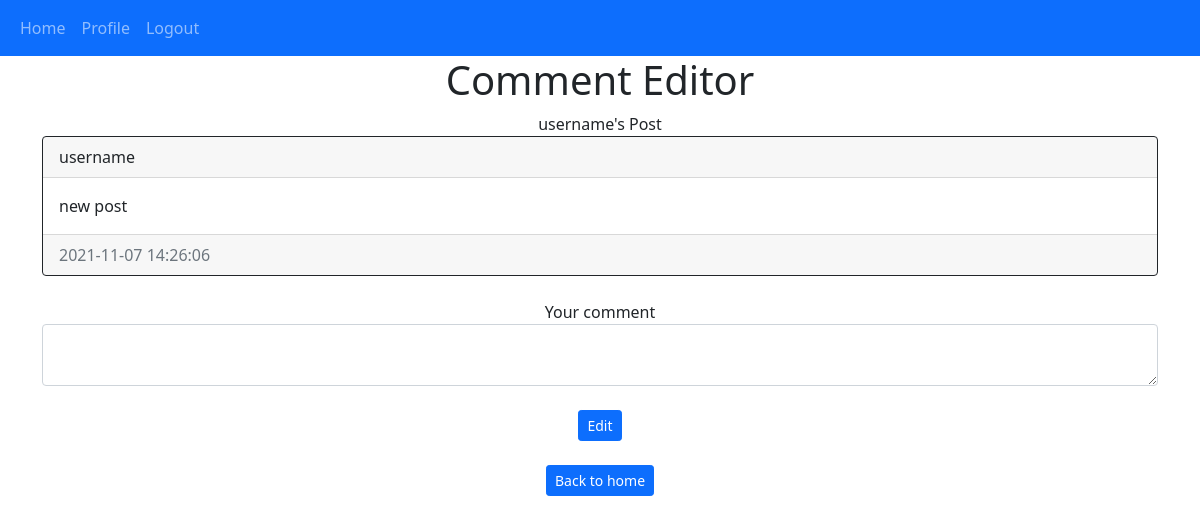
Page /edit-comment/3/1 (signed in) on the earlier database version.
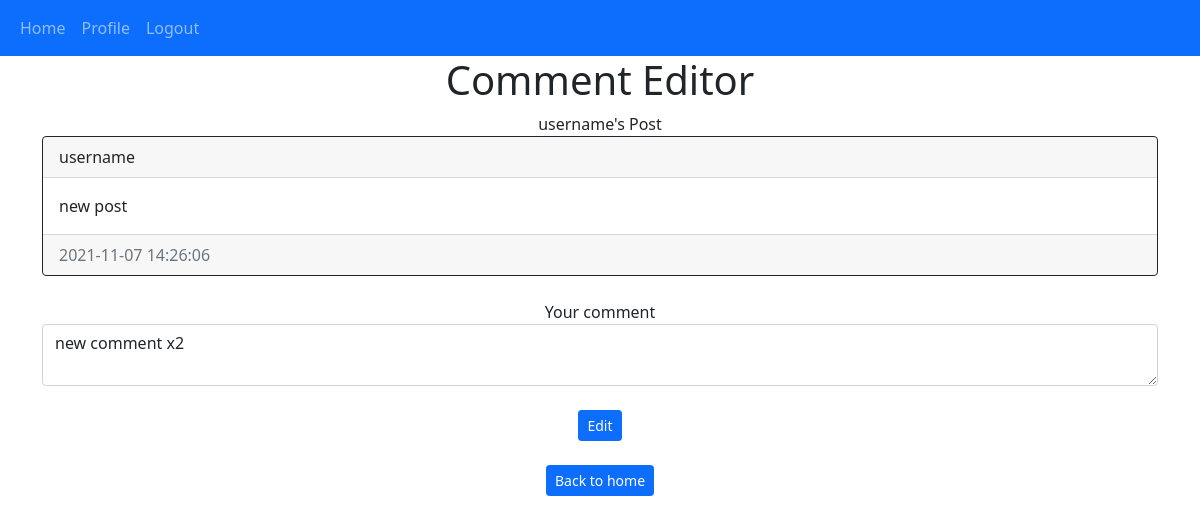
Same page on the later database version.
### webpage/models.py (models this page shows)
class Comment(db.Model):
    id = db.Column(db.Integer, primary_key = True)
    text = db.Column(db.Text, nullable = False)
    creation_date = db.Column(db.DateTime(timezone = True), default = func.now())
    author = db.Column(db.Integer, db.ForeignKey('user.id', ondelete ="CASCADE"), nullable = False)
    post_id = db.Column(db.Integer, db.ForeignKey('post.id', ondelete ="CASCADE"), nullable = False)

### webpage/views.py (the view, shortened to what this page needs)
@views.route('/edit-comment/<postId>/<commentId>', methods  = ["POST", "GET"])
@login_required
def edit_com(postId, commentId):
    post = Post.query.filter_by(id = postId).first()
    comment = Comment.query.filter_by(post_id = postId, id = commentId).first()
    user = User.query.filter_by(id = post.author).first()
    return render_template('edit_comment.html',user = current_user, comment = comment, post = post, username = user.username)

### webpage/__init__.py (called while the page is built)
def create_app():
    app = Flask(__name__)
    app.config['SECRET_KEY'] = "thisismysecretkey"
    app.config['SQLALCHEMY_DATABASE_URI'] = f'sqlite:///{DB_NAME}'
    db.init_app(app)
    from .views import views
    from .auth import auth
    app.register_blueprint(views, url_prefix = "/")
    app.register_blueprint(auth, url_prefix = "/")
    from .models import User, Post, Comment, Like
    create_database(app)
    print("Database created!")
    login_manager = LoginManager()
    login_manager.login_view = "auth.login"
    login_manager.init_app(app)
    @login_manager.user_loader
    def load_user(id):
        return User.query.get(int(id))
    return app

### webpage/templates/edit_comment.html (shortened to what this page needs)
{% extends "main.html"%}
{% block content %}
<h1 align='center'>Comment Editor</h1>
<form method="POST">
    <div align = "center">{{username}}'s Post</div>
    <div class="card border-dark">
        <div class="card-header d-flex justify-content-between align-items-center">
            {{username}}
        </div>
        <div class="card-body">
            <div class="card-text" aria-readonly="true">{{post.text}}</div>
        </div>
        <div class="card-footer d-flex justify-content-between">
            <span class="text-muted">{{post.creation_date}}</span>
        </div>
    </div>
    <br/>
    <div align = 'center'>Your comment</div>
    <div>
        <textarea name='text' id="text" class="form-control">{{comment.text}}</textarea>
        <br />
        <div align=center>
            <button type="submit" class="btn btn-sm btn-primary">Edit</button>
        </div>
        <br />
    </div>
    <div align='center'>
        <a href="/home"><button type="button" class="btn btn-sm btn-primary">Back to home</button></a>
    </div>
</form>
{% endblock%}

Differences in the rows shown:
now on this page (row edited): Comment: text "new comment x2"
